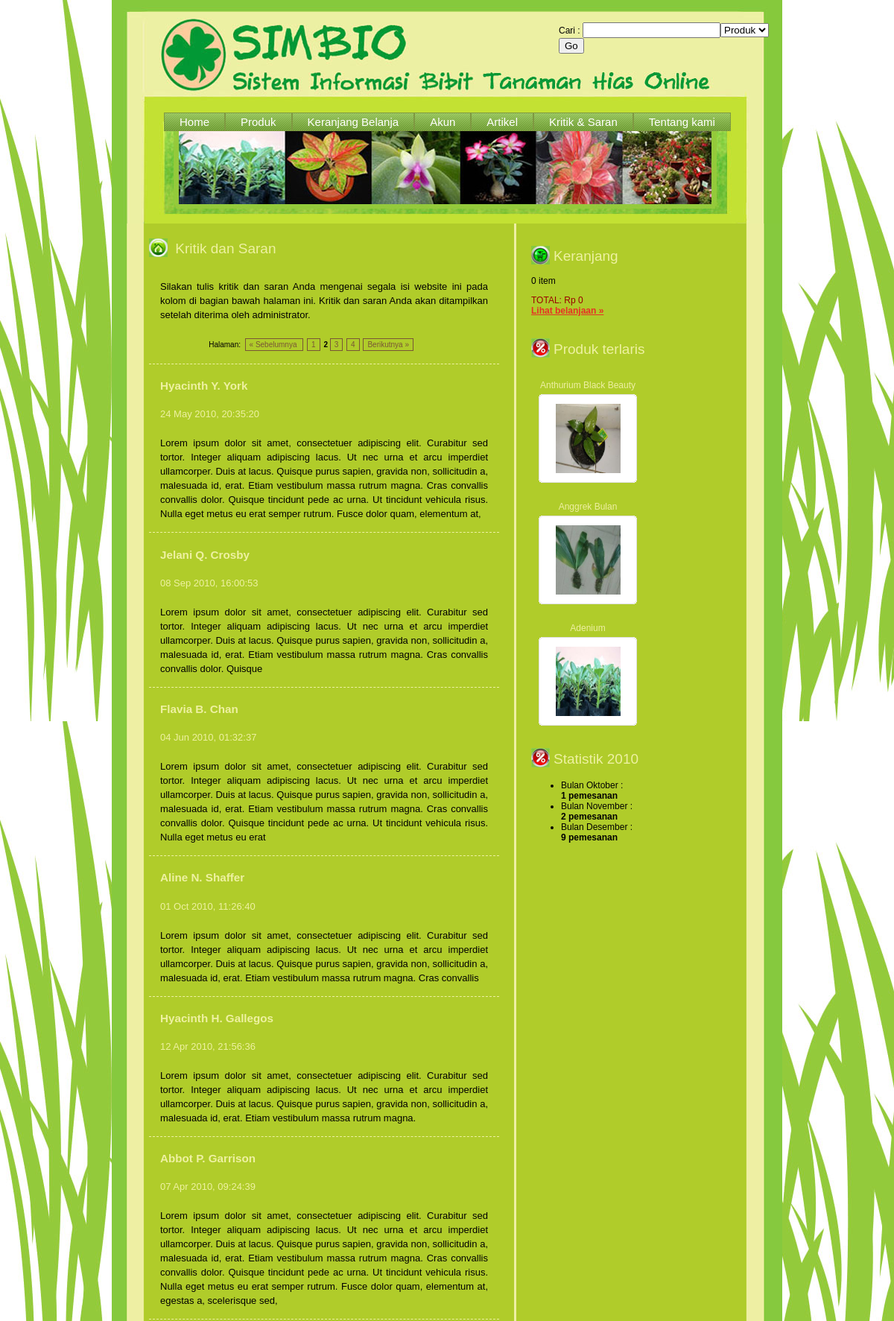
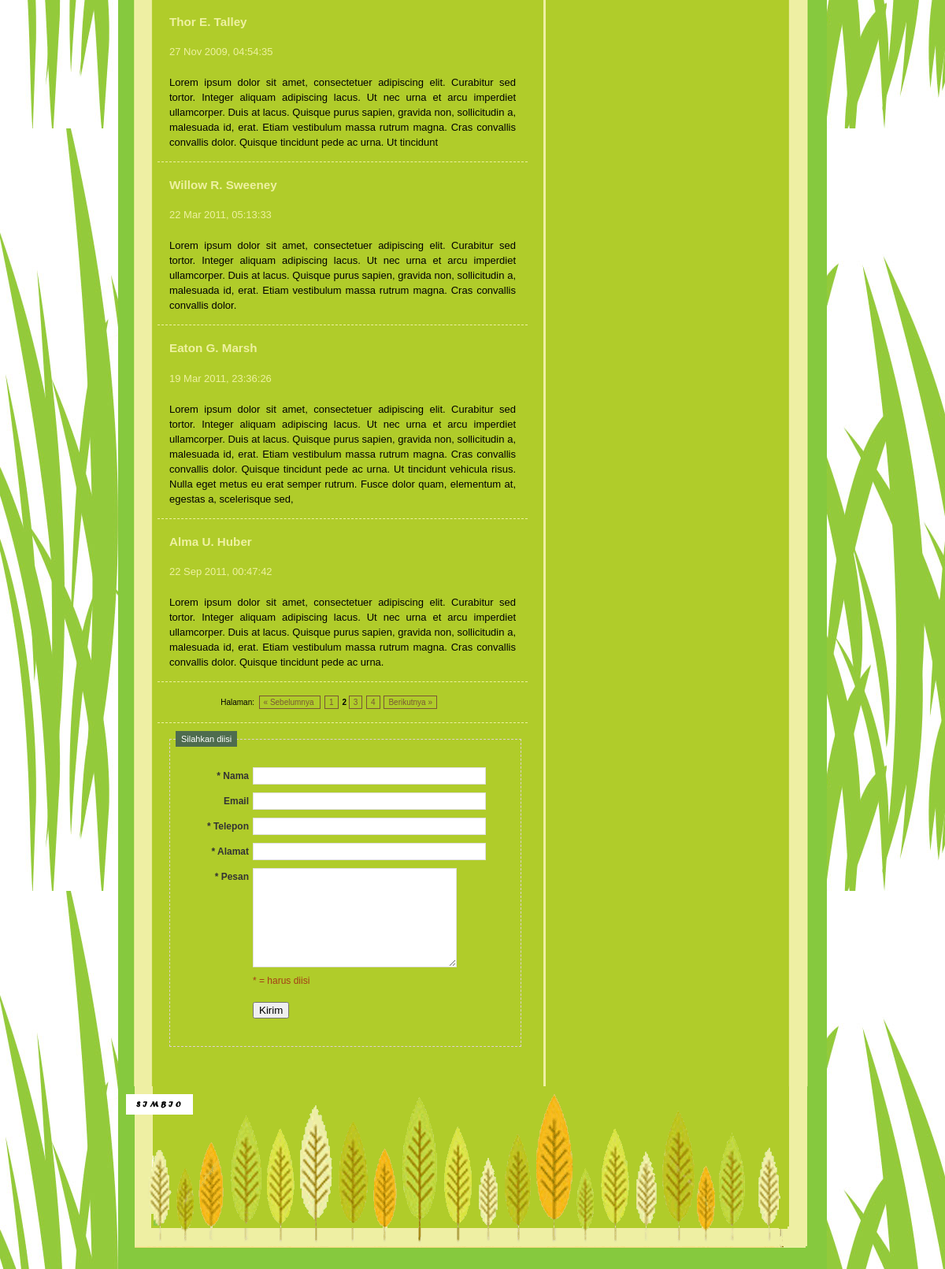
Screenshot of /index.php/home/kritik_saran/10 with the database file from the repository (2 pictures, top to bottom).
### tables this page shows
CREATE TABLE IF NOT EXISTS `tb_kritik_saran` (
  `id` int(11) NOT NULL AUTO_INCREMENT,
  `id_user` int(11) NOT NULL DEFAULT '0',
  `nama` varchar(255) NOT NULL,
  `no_kontak` varchar(255) NOT NULL,
  `alamat` tinytext NOT NULL,
  `email` varchar(255) NOT NULL,
  `pesan` text NOT NULL,
  `tanggal_posting` datetime NOT NULL,
  `approved` int(1) NOT NULL DEFAULT '0',
  `ip` varchar(255) NOT NULL,
  PRIMARY KEY (`id`)
);

CREATE TABLE IF NOT EXISTS `tb_produk` (
  `id_produk` int(11) NOT NULL AUTO_INCREMENT,
  `nama_produk` varchar(255) NOT NULL,
  `info_produk` text NOT NULL,
  `gambar_produk_1` varchar(255) NOT NULL,
  `gambar_produk_2` varchar(255) NOT NULL,
  `gambar_produk_3` varchar(255) NOT NULL,
  `stok_produk` int(11) NOT NULL,
  `harga_produk` decimal(10,0) NOT NULL,
  `tanggal_update_produk` datetime NOT NULL,
  `diskon` decimal(10,0) NOT NULL DEFAULT '0',
  `harga_diskon` decimal(10,0) NOT NULL,
  PRIMARY KEY (`id_produk`)
);

### system/application/controllers/home.php (called while the page is built, shortened)
<?php
class Home extends Controller {
    function kritik_saran($halaman = 0)
    {
        $data = array();
        $data['judul'] = "Kritik dan Saran";
        $data['judul_konten'] = "Kritik dan Saran";
        $data['template_konten'] = "template_krisan";
        $this->load->model('M_krisan');
        $this->load->library('typography');
        $this->load->library('pagination');
        $this->load->library('form_validation');
        $mulai = $this->uri->segment(3, 0);
        $limit_per_halaman = 10;
        $data['daftar_krisan'] = $this->M_krisan->get_entri_publik($mulai, $limit_per_halaman);
        $paging['base_url']     = site_url('home/kritik_saran');
        $paging['total_rows']   = $this->M_krisan->jumlah_data_hasil;
        $paging['per_page']     = $limit_per_halaman;
        $paging['uri_segment']  = 3;
        $paging['next_link'] 	= 'Berikutnya &raquo;';
        $paging['prev_link'] 	= '&laquo; Sebelumnya ';
        $paging['first_link']   = '&lsaquo; Awal';
        $paging['last_link']   = 'Akhir &rsaquo;';
        $this->pagination->initialize($paging);
	$data['page_links'] = $this->pagination->create_links();
        $this->load->vars($data);
        $this->load->view('template');
    }
}

### system/codeigniter/CodeIgniter.php (called while the page is built, shortened)
<?php  if ( ! defined('BASEPATH')) exit('No direct script access allowed');
$EXT =& load_class('Hooks');
$EXT->_call_hook('pre_system');
$URI =& load_class('URI');
$RTR =& load_class('Router');
$method = $RTR->fetch_method();
$EXT->_call_hook('pre_controller');
$CI = new $class();
if ($RTR->scaffolding_request === TRUE)
{
	if ($EXT->_call_hook('scaffolding_override') === FALSE)
	{
		$CI->_ci_scaffolding();
	}
}
else
{
	if (method_exists($CI, '_remap'))
	{
		$CI->_remap($method);
	}
	else
	{
		call_user_func_array(array(&$CI, $method), array_slice($URI->rsegments, 2));
	}
}

### index.php (called while the page is built, shortened)
<?php
require_once BASEPATH.'codeigniter/CodeIgniter'.EXT;

### system/application/models/m_krisan.php (called while the page is built, shortened)
<?php
class M_krisan extends Model {
    function get_entri_publik($mulai = 0, $sebanyak = 10)
    {
        $data = array();
        $this->db->select('id, nama, pesan, tanggal_posting');
        $this->db->where('approved = 1');
        $this->db->limit($sebanyak, $mulai);
        $this->db->order_by('id', 'desc');
        $q = $this->db->get('tb_kritik_saran');
        if ($q->num_rows() > 0)
        {
            foreach ($q->result_array() as $row)
            {
                $data[] = $row;
            }
        }
        return $data;
    }
}

### system/codeigniter/Base5.php (called while the page is built)
<?php  if ( ! defined('BASEPATH')) exit('No direct script access allowed');
class CI_Base {
	private static $instance;
	public function CI_Base()
	{
		self::$instance =& $this;
	}
	public static function &get_instance()
	{
		return self::$instance;
	}
}
function &get_instance()
{
	return CI_Base::get_instance();
}

### system/application/models/m_statistik.php (called while the page is built, shortened)
<?php
class M_statistik extends Model {
    function get_pemesanan_per_bulan($tahun = '2010')
    {
        $data = array();
        $q = $this->db->query("SELECT MONTH(`tanggal_pemesanan`) as bulan, COUNT(id_pesanan) as jumlah
                               FROM tb_pesanan
                               WHERE YEAR(`tanggal_pemesanan`) = $tahun
                               GROUP BY MONTH(`tanggal_pemesanan`)
                               ORDER BY MONTH(`tanggal_pemesanan`) ASC");
        if($q->num_rows() > 0)
        {
            foreach ($q->result_array() as $row)
            {
              $data[] = $row;
            }
        }
        return $data;
    }
    function get_produk_terlaris($limit = 3)
    {
        $data = array();
        $q = $this->db->query("SELECT p.id_produk, p.nama_produk, p.gambar_produk_1, COUNT(pp.id_produk) AS jumlah_pembelian
                               FROM tb_produk_pesanan AS pp, tb_produk AS p
                               WHERE p.id_produk = pp.id_produk
                               GROUP BY pp.id_produk
                               ORDER BY jumlah_pembelian DESC
                               LIMIT $limit");
        if($q->num_rows() > 0)
        {
            foreach ($q->result_array() as $row)
            {
              $data[] = $row;
            }
        }
        return $data;
    }
}

### system/application/views/template_krisan.php (the view, shortened to what this page needs)
<div class="title"><span class="title_icon"><img src="images/bullet1.gif" alt="" title="" /></span>
    <?php echo $judul_konten ?>
</div>
<div class="feat_prod_box_details">
    <p class="details">
        Silakan tulis kritik dan saran Anda mengenai segala isi website ini pada kolom di bagian bawah halaman ini.
        Kritik dan saran Anda akan ditampilkan setelah diterima oleh administrator.
    </p>
    <div class="articles">
        <div class="pagination">
        Halaman: <?php echo $page_links; ?>
        </div>
    </div>
    <?php foreach ($daftar_krisan as $krisan) : ?>
        <div class="article_title">
            <h3>
            <?php echo $krisan['nama']; ?>
            </h3>
        </div>
    <p class="articles_date"><?php echo date('d M Y, H:i:s', strtotime($krisan['tanggal_posting'])) ?></p>
    <div class="articles">
        <?php echo $this->typography->auto_typography(strip_tags($krisan['pesan']), TRUE); ?>
    </div>
    <?php endforeach; ?>
    <div class="articles">
        <div class="pagination">
        Halaman: <?php echo $page_links; ?>
        </div>
    </div>
     <?php echo form_open('home/kritik_saran#form', array('id' => 'form')); ?>
    <div class="contact_form" style="float: none">
        <div class="form_subtitle">Silahkan diisi</div>
        <?php if(!$this->session->userdata('id_user')) : ?>
        <div class="form_row">
            <label class="contact"><strong>* Nama</strong></label>
            <input type="text" class="contact_input" name="input_nama" value="<?php echo set_value('input_nama') ?>"/>
        </div>
        <div class="form_row">
            <label class="contact"><strong>Email</strong></label>
            <input type="text" class="contact_input" name="input_email" value="<?php echo set_value('input_email') ?>" />
        </div>
        <div class="form_row">
            <label class="contact"><strong>* Telepon</strong></label>
            <input type="text" class="contact_input" name="input_telepon" value="<?php echo set_value('input_telepon') ?>" />
        </div>
        <div class="form_row">
            <label class="contact"><strong>* Alamat</strong></label>
            <input type="text" class="contact_input" name="input_alamat" value="<?php echo set_value('input_alamat') ?>" />
        </div>
        <?php endif; ?>
        <div class="form_row">
            <label class="contact"><strong>* Pesan</strong></label>
            <textarea class="contact_textarea"  name="input_pesan"><?php echo set_value('input_pesan') ?></textarea>
        </div>
        <div class="form_row">
            <label class="contact">&nbsp;</label>
            * = harus diisi
        </div>
        <div class="form_row">
            <label class="contact">&nbsp;</label>
            <input type="submit" name="submit" value="Kirim" />
        </div>
    </div>
    <?php echo form_close(); ?>
</div>

### system/application/views/sidebar.php (shortened to what this page needs)
<div class="cart">
    <div class="title"><span class="title_icon"><img src="images/cart2.jpg" alt="" title="" /></span>Keranjang</div>
    <div>
        <?php echo $this->cart->total_items(); ?> item
        <span class="red">TOTAL: Rp <?php echo ($this->cart->total()) ? $this->cart->format_number($this->cart->total()) : "0"; ?></span>
        <br/>
        <span class="red"><strong><?php echo anchor('keranjang_belanja', 'Lihat belanjaan &raquo;') ?></strong></span>
    </div>
</div>
<div class="right_box">
    <div class="title"><span class="title_icon"><img src="images/promosi.jpg" alt="" title="" /></span>Produk terlaris</div>
    <?php
    $produk_terlaris = $this->M_statistik->get_produk_terlaris(3);
    foreach ($produk_terlaris as $produk) :
    ?>
    <div class="new_prod_box">
        <?php echo anchor("produk/detail/{$produk['id_produk']}/".url_title($produk['nama_produk']), $produk['nama_produk']) ?>
        <div class="new_prod_bg">
           <br style="line-height: 8px"/>
           <?php echo anchor("produk/detail/{$produk['id_produk']}/".url_title($produk['nama_produk']), img(array('src' => "images/photos/{$produk['gambar_produk_1']}", 'width' => '87', 'height' => '93', 'border' => '0'))) ?>
        </div>
    </div>
    <?php endforeach; ?>
</div>
<div class="right_box">
    <div class="title"><span class="title_icon"><img src="images/promosi.jpg" alt="" title="" /></span>Statistik 2010</div>
    <?php
    $daftar_pemesanan = $this->M_statistik->get_pemesanan_per_bulan('2010');
    $bulan = array('', 'Januari', 'Februari', 'Maret', 'April', 'Mei', 'Juni', 'Juli', 'Agustus', 'September', 'Oktober', 'November', 'Desember');
    echo "<ul>";
    foreach ($daftar_pemesanan as $stat)
    {
        echo "<li>";
        echo "Bulan " . $bulan[$stat['bulan']] . " : <br/>";
        echo "<strong>" . $stat['jumlah'] . " pemesanan</strong>";
        echo "</li>";
    }
    echo "</ul>";
    ?>
</div>

### style.css (style rules this page uses)
body { background:url(images/background.jpg) fixed; font-family:Arial, Helvetica, sans-serif; padding:0; font-size:12px; margin:0px auto auto auto; color:#000000; }
a { color:#E73025; }
p { padding:5px 0 5px 0; margin:0px; text-align:justify; line-height:19px; }
p.details, .left_content p, .left_content ul, .left_content ol { padding:5px 15px 5px 15px; font-size:13px; }
span.red { color:#990000; }
.title { color:#eef1a2; padding:0px; font-size:19px; margin:10px 0 10px 0; }
span.title_icon { padding:0 5px 0 0; vertical-align: middle; }
.right_box { width:170px; float:left; padding:10px 0 0 0; }
.feat_prod_box_details { padding:10px 0 10px 0; margin:0 20px 10px 0; clear:both; }
.new_prod_box { float:left; text-align:center; padding:10px; }
.new_prod_box a { padding:5px 0 5px 0; color:#eeefa3; text-decoration:none; display:block; }
.new_prod_bg { width:132px; height:119px; text-align:center; background:url(images/new_prod_box.gif) no-repeat center; position:relative; }
.cart { width:337px; margin:0px 0 10px 0; }
.contact_form { width:395px; float:left; padding:25px; margin:20px 0 0 15px; _margin:20px 0 0 5px; border:1px #DFD1D2 dashed; position:relative; }
.form_row { clear:both; padding:10px 0 10px 0; _padding:5px 0 5px 0; color:#a53d17; }
label.contact { width:75px; float:left; font-size:12px; text-align:right; padding:4px 5px 0 0; color: #333333; }
input.contact_input { width:290px; height:18px; background-color:#fff; color:#999999; border:1px #DFDFDF solid; float:left; }
textarea.contact_textarea { width:253px; height:120px; font-family:Arial, Helvetica, sans-serif; font-size:12px; color: #999999; background-color:#fff; border:1px #DFDFDF solid; float:left; }
.form_subtitle { position:absolute; top:-11px; left:7px; width:auto; height:20px; background-color:#4E6C4E; text-align:center; padding:0 7px 0 7px; color:#FFFFFF; font-size:11px; line-height:20px; }
div.pagination { width:420px; padding:5px; margin:5px; text-align:center; float:left; clear:both; font-size:10px; }
div.pagination a { padding: 2px 5px 2px 5px; margin-right: 2px; border: 1px solid #795636; text-decoration: none; color: #795636; }
div.articles { border-bottom: 1px dashed #EEF1A2; padding-bottom: 10px; padding-top: 10px; }
.articles_date { color: #EEF1A2; }
.article_title { color:#EEF1A2 !important; padding:5px 0 0 15px; font-size:13px; }

### rows the page displays
tb_kritik_saran: nama "Hyacinth Y. York", tanggal_posting "24 May 2010, 20:35:20", pesan "Lorem ipsum dolor sit amet, consectetuer adipiscing elit. Curabitur sed tortor. Integer aliquam adipiscing lacus. Ut nec urna et arcu imperdiet ullamcorper. Duis at lacus. Quisque purus sapien, gravida non, sollicitudin a, malesuada id, erat. Etiam vestibulum massa rutrum magna. Cras convallis convallis dolor. Quisque tincidunt pede ac urna. Ut tincidunt vehicula risus. Nulla eget metus eu erat semper rutrum. Fusce dolor quam, elementum at,"
tb_kritik_saran: nama "Jelani Q. Crosby", tanggal_posting "08 Sep 2010, 16:00:53", pesan "Lorem ipsum dolor sit amet, consectetuer adipiscing elit. Curabitur sed tortor. Integer aliquam adipiscing lacus. Ut nec urna et arcu imperdiet ullamcorper. Duis at lacus. Quisque purus sapien, gravida non, sollicitudin a, malesuada id, erat. Etiam vestibulum massa rutrum magna. Cras convallis convallis dolor. Quisque"
tb_kritik_saran: nama "Flavia B. Chan", tanggal_posting "04 Jun 2010, 01:32:37", pesan "Lorem ipsum dolor sit amet, consectetuer adipiscing elit. Curabitur sed tortor. Integer aliquam adipiscing lacus. Ut nec urna et arcu imperdiet ullamcorper. Duis at lacus. Quisque purus sapien, gravida non, sollicitudin a, malesuada id, erat. Etiam vestibulum massa rutrum magna. Cras convallis convallis dolor. Quisque tincidunt pede ac urna. Ut tincidunt vehicula risus. Nulla eget metus eu erat"
tb_kritik_saran: nama "Aline N. Shaffer", tanggal_posting "01 Oct 2010, 11:26:40", pesan "Lorem ipsum dolor sit amet, consectetuer adipiscing elit. Curabitur sed tortor. Integer aliquam adipiscing lacus. Ut nec urna et arcu imperdiet ullamcorper. Duis at lacus. Quisque purus sapien, gravida non, sollicitudin a, malesuada id, erat. Etiam vestibulum massa rutrum magna. Cras convallis"
tb_kritik_saran: nama "Hyacinth H. Gallegos", tanggal_posting "12 Apr 2010, 21:56:36", pesan "Lorem ipsum dolor sit amet, consectetuer adipiscing elit. Curabitur sed tortor. Integer aliquam adipiscing lacus. Ut nec urna et arcu imperdiet ullamcorper. Duis at lacus. Quisque purus sapien, gravida non, sollicitudin a, malesuada id, erat. Etiam vestibulum massa rutrum magna."
tb_kritik_saran: nama "Abbot P. Garrison", tanggal_posting "07 Apr 2010, 09:24:39", pesan "Lorem ipsum dolor sit amet, consectetuer adipiscing elit. Curabitur sed tortor. Integer aliquam adipiscing lacus. Ut nec urna et arcu imperdiet ullamcorper. Duis at lacus. Quisque purus sapien, gravida non, sollicitudin a, malesuada id, erat. Etiam vestibulum massa rutrum magna. Cras convallis convallis dolor. Quisque tincidunt pede ac urna. Ut tincidunt vehicula risus. Nulla eget metus eu erat semper rutrum. Fusce dolor quam, elementum at, egestas a, scelerisque sed,"
tb_kritik_saran: nama "Thor E. Talley", tanggal_posting "27 Nov 2009, 04:54:35", pesan "Lorem ipsum dolor sit amet, consectetuer adipiscing elit. Curabitur sed tortor. Integer aliquam adipiscing lacus. Ut nec urna et arcu imperdiet ullamcorper. Duis at lacus. Quisque purus sapien, gravida non, sollicitudin a, malesuada id, erat. Etiam vestibulum massa rutrum magna. Cras convallis convallis dolor. Quisque tincidunt pede ac urna. Ut tincidunt"
tb_kritik_saran: nama "Willow R. Sweeney", tanggal_posting "22 Mar 2011, 05:13:33", pesan "Lorem ipsum dolor sit amet, consectetuer adipiscing elit. Curabitur sed tortor. Integer aliquam adipiscing lacus. Ut nec urna et arcu imperdiet ullamcorper. Duis at lacus. Quisque purus sapien, gravida non, sollicitudin a, malesuada id, erat. Etiam vestibulum massa rutrum magna. Cras convallis convallis dolor."
tb_kritik_saran: nama "Eaton G. Marsh", tanggal_posting "19 Mar 2011, 23:36:26", pesan "Lorem ipsum dolor sit amet, consectetuer adipiscing elit. Curabitur sed tortor. Integer aliquam adipiscing lacus. Ut nec urna et arcu imperdiet ullamcorper. Duis at lacus. Quisque purus sapien, gravida non, sollicitudin a, malesuada id, erat. Etiam vestibulum massa rutrum magna. Cras convallis convallis dolor. Quisque tincidunt pede ac urna. Ut tincidunt vehicula risus. Nulla eget metus eu erat semper rutrum. Fusce dolor quam, elementum at, egestas a, scelerisque sed,"
tb_kritik_saran: nama "Alma U. Huber", tanggal_posting "22 Sep 2011, 00:47:42", pesan "Lorem ipsum dolor sit amet, consectetuer adipiscing elit. Curabitur sed tortor. Integer aliquam adipiscing lacus. Ut nec urna et arcu imperdiet ullamcorper. Duis at lacus. Quisque purus sapien, gravida non, sollicitudin a, malesuada id, erat. Etiam vestibulum massa rutrum magna. Cras convallis convallis dolor. Quisque tincidunt pede ac urna."
tb_produk: id_produk+nama_produk "Anthurium Black Beauty", id_produk+nama_produk+gambar_produk_1 (picture)
tb_produk: id_produk+nama_produk "Anggrek Bulan", id_produk+nama_produk+gambar_produk_1 (picture)
tb_produk: id_produk+nama_produk "Adenium", id_produk+nama_produk+gambar_produk_1 (picture)

### other values shown
$judul_konten "Kritik dan Saran"
$page_links "« Sebelumnya 1 2 3 4 Berikutnya »"
$this->cart->total_items() "0"
anchor('keranjang_belanja', 'Lihat belanjaan &raquo;') "Lihat belanjaan »"
$bulan[$stat['bulan']] "Oktober"
$stat['jumlah'] "1"
$bulan[$stat['bulan']] "November"
$stat['jumlah'] "2"
$bulan[$stat['bulan']] "Desember"
$stat['jumlah'] "9"
